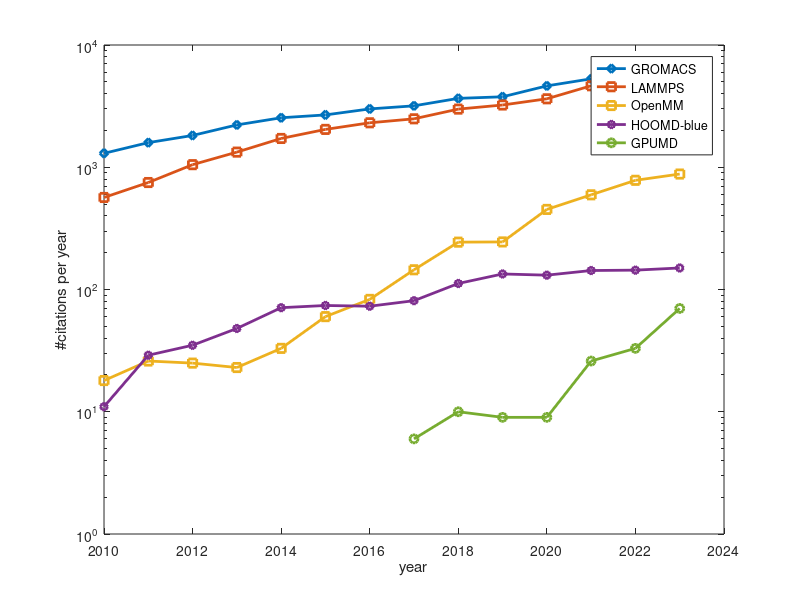

MATLAB code for this plot:
clear;close all;
gromacs=[1300,1590,1820,2220,2540,2680,3000,3180,3660,3770,4630,5290,6450,7000];
lammps=[566,750,1050,1330,1720,2040,2310,2490,2990,3230,3630,4640,4920,5600];
openmm=[18,26,25,23,33,60,83,145,244,245,452,595,782,880];
hoomd_blue=[11,29,35,48,71,74,73,81,112,134,131,143,144,150];
gpumd=[0,0,0,0,0,0,0,6,10,9,9,26,33,70];
year=2010:2023;
figure;
semilogy(year,gromacs,'d-','linewidth',2); hold on;
semilogy(year,lammps,'s-','linewidth',2); hold on;
semilogy(year,openmm,'s-','linewidth',2); hold on;
semilogy(year,hoomd_blue,'h-','linewidth',2)
plot(year,gpumd,'o-','linewidth',2)
xlabel('year');
ylabel('#citations per year')
legend('GROMACS','LAMMPS','OpenMM','HOOMD-blue','GPUMD')